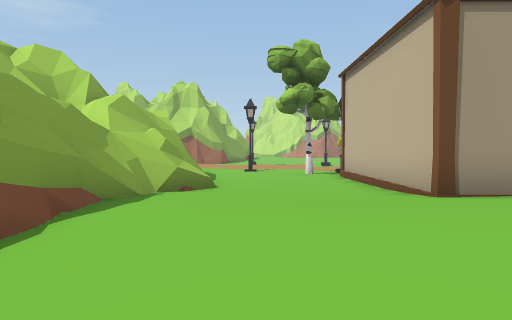
[1] (above)

24 first-person views from a walk through a Unity game level. The camera is 1.3 m above the floor, tilts 2° down and sees 75° across. The floor is counted in squares, 2 m on a side. Each view is taken from the middle of a square. On the plan, view 1 faces up. The plan holds only what a view shows up to about 10 squares ahead; the rest is blank. The place goes on beyond the plan. The player character is not drawn.

[2]
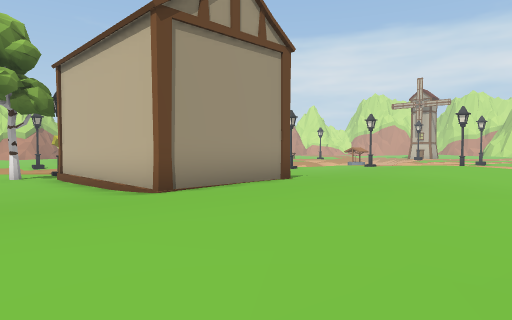

[3]
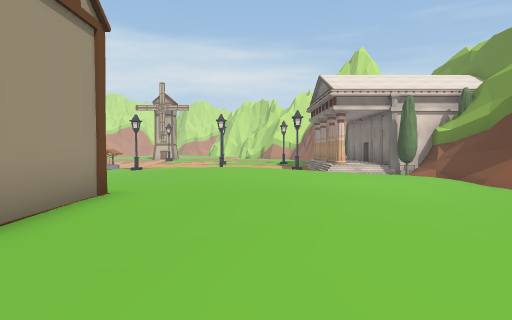

[4]
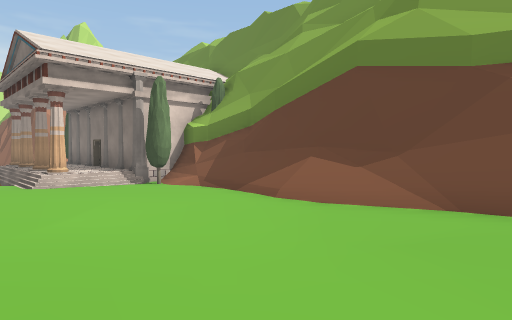

[5]
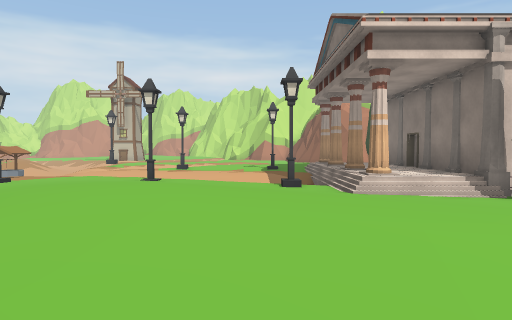

[6]
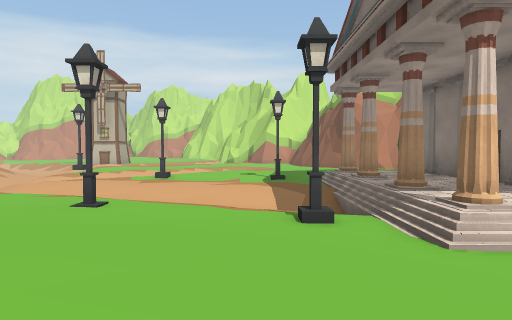

[7]
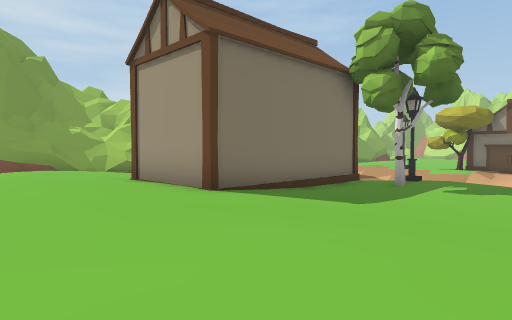

[8]
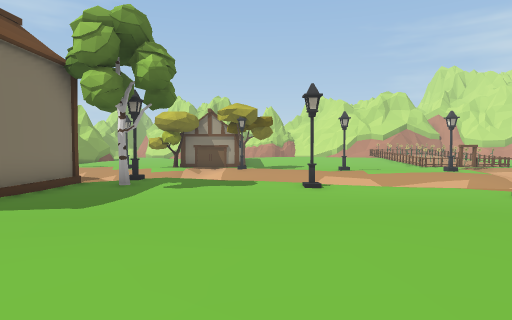

[9]
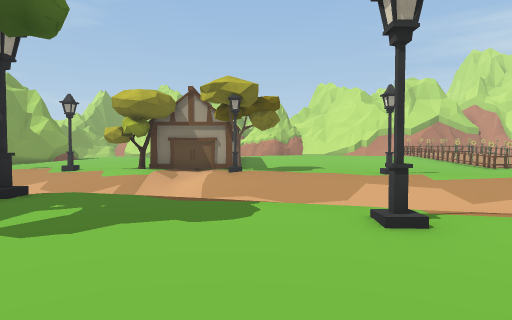

[10]
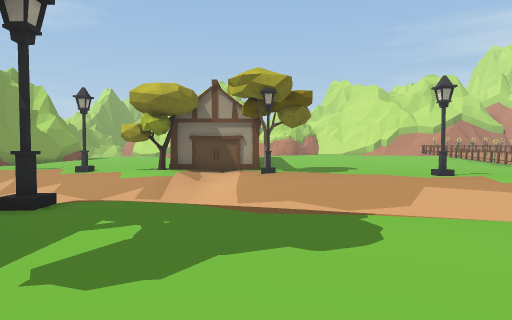

[11]
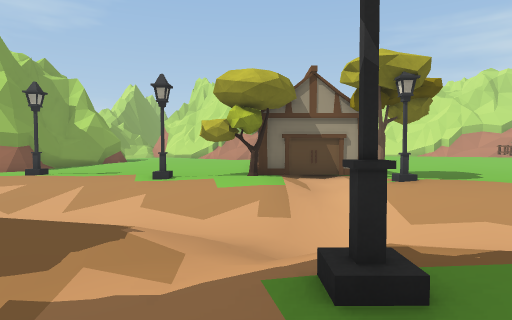

[12]
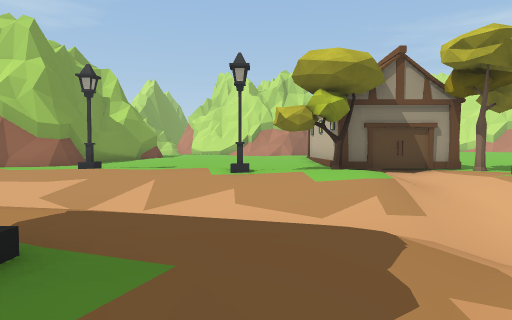

[13]
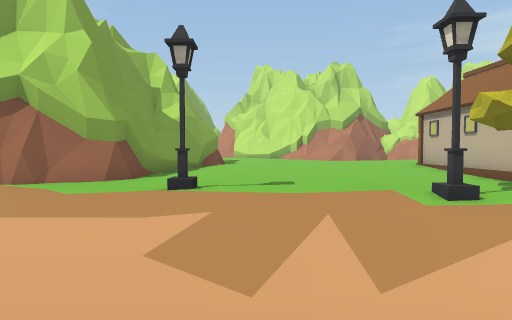

[14]
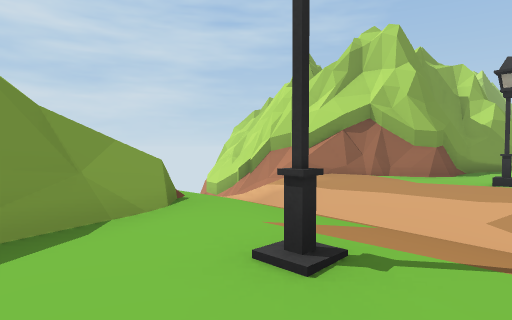

[15]
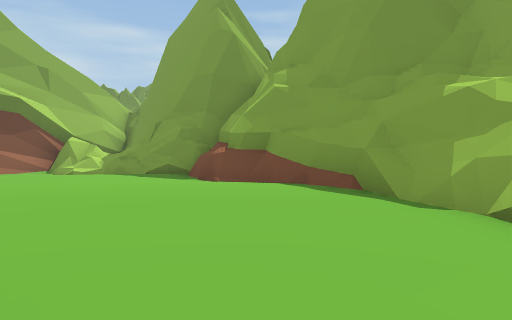

[16]
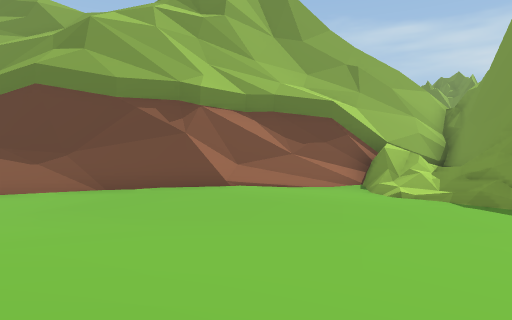

[17]
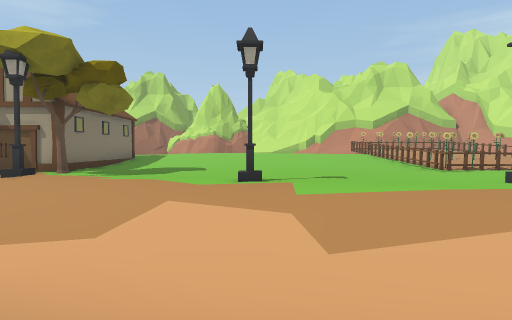

[18]
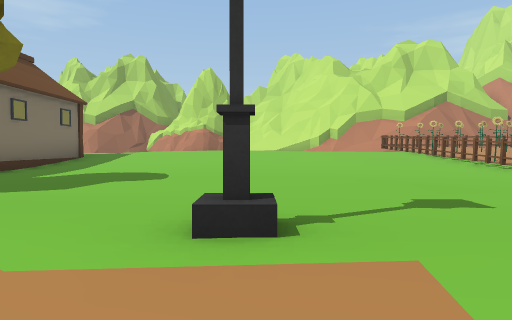

[19]
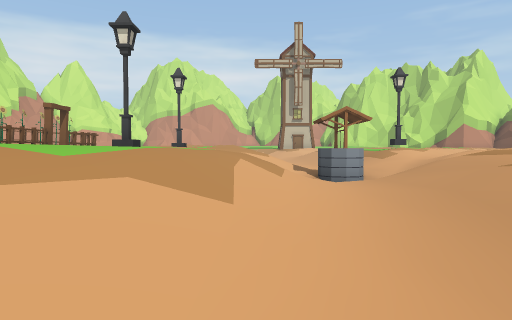

[20]
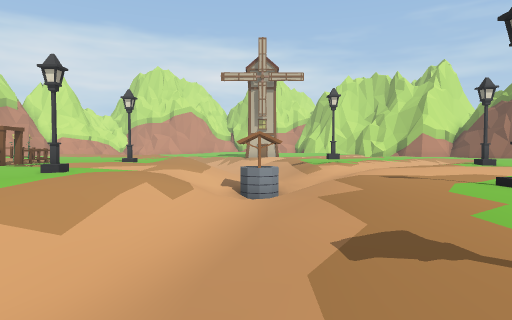

[21]
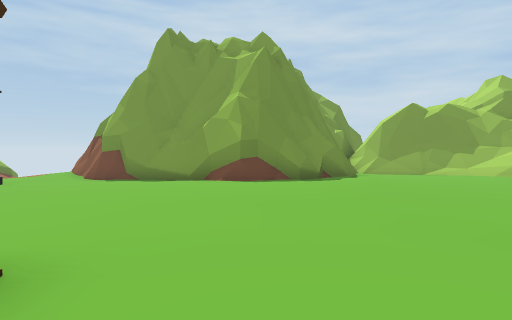

[22]
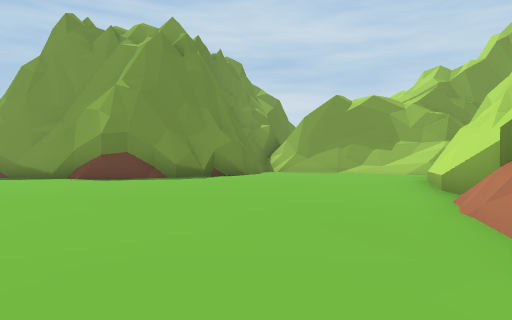

[23]
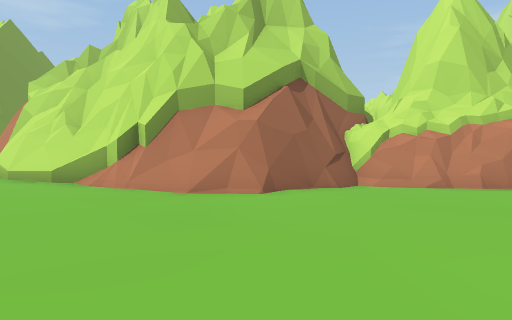

[24]
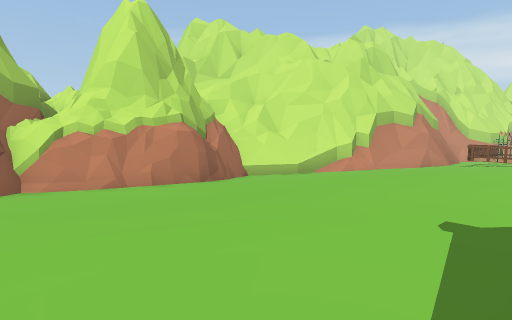

### Floor plan
Key: @ floor where view 1 was taken; # wall or solid block; x gap in a wall; . main floor; : floor 0.25 m higher than the main floor; - floor 0.25 m lower than the main floor; + floor 0.5 m higher than the main floor; _ floor 0.5 m lower than the main floor; * floor 0.75 m higher than the main floor; % floor 1 m higher than the main floor; < floor 1 m lower than the main floor; & floor 1.25 m higher than the main floor; ( floor 1.25 m lower than the main floor; ! floor 1.5 m lower than the main floor; ? floor 1.75 m lower than the main floor; / step, stairs or slope; = window, fence, low wall or low ledge; ^ raised ledge; v drop or lower ground; T tree; B barn; S streetlight; C column; W well.
Columns run from 5 left of view 1 to 21 right of it. Each row starts with its distance up from view 1.
 34   ^x#
 33   #/##
 32   =/:###    ###
 31   #.::/^#####/#######
 30   #.:::...##.........
 29   ..::::........::::::
 28   ##:::::...:::::++::::
 27    #/:::::::::++++++++++
 26    ##::::::::++++****+++#
 25     #/:::::::+++******* #
 24     #/:::::::+++++++++++##
 23    ##.:::::BBBB::+++++++=
 22    #........  B.::::::::#
 21    #.......B  B......::.#
 20  ###.......B  B.........#:
 19 ##/........//.B.........#x#
 18 ^/...S.....TB-T...........#
 17 -////////S../_S...........
 16 //<///////////.....S...S.
 15     (((((((<//////.....S.
 14           ((?/(//////-...
 13   ...../////    (((////////
 12   =::S:::.////   /((((((///
 11   =#::::S.-/S...//////<(!W(
 10    #:::T - ........--/// //
  9     ::::BBB:T...S....... //
  8  ==v=:::  B.........S..._-_
  7  ====:::  B:........... _.
  6 ==#=/:::  B:::::::::... /.
  5 ==#=++++BBB++::++++::./_...
  4 ###=++++++++++++**+:S. _..S
  3  ###********+++***+::. -..
  2  ###+**%%***+++***+:.._...
  1  ###++****+++++**+:.. _...
  0   #/+@++++:::++++::S. /..S
 -1   #/++++::...:+++:/CC/C*C
 -2   ^=/+++:....::::./C*****
 -3   ^=/:++:::.:::::.C***CC*
 -4   #&*::++/#######/TCCC#C#
 -5  ###=#######  #####
 -6  ######
 -7  ###

Positions as (right, up) in squares from view 1, and headings:
1: (0, 0), facing up
2: (0, 0), facing up-right
3: (0, 2), facing right
4: (4, 1), facing down-right
5: (7, 1), facing right
6: (10, 1), facing right
7: (10, 1), facing up-left
8: (10, 1), facing up
9: (10, 6), facing up
10: (9, 7), facing up
11: (6, 9), facing up
12: (4, 10), facing up
13: (1, 13), facing up
14: (1, 10), facing up-left
15: (2, 6), facing down-left
16: (2, 3), facing down
17: (14, 10), facing up
18: (14, 14), facing up
19: (12, 13), facing right
20: (11, 11), facing right
21: (8, 25), facing left
22: (7, 28), facing left
23: (6, 24), facing up
24: (7, 24), facing up-right
